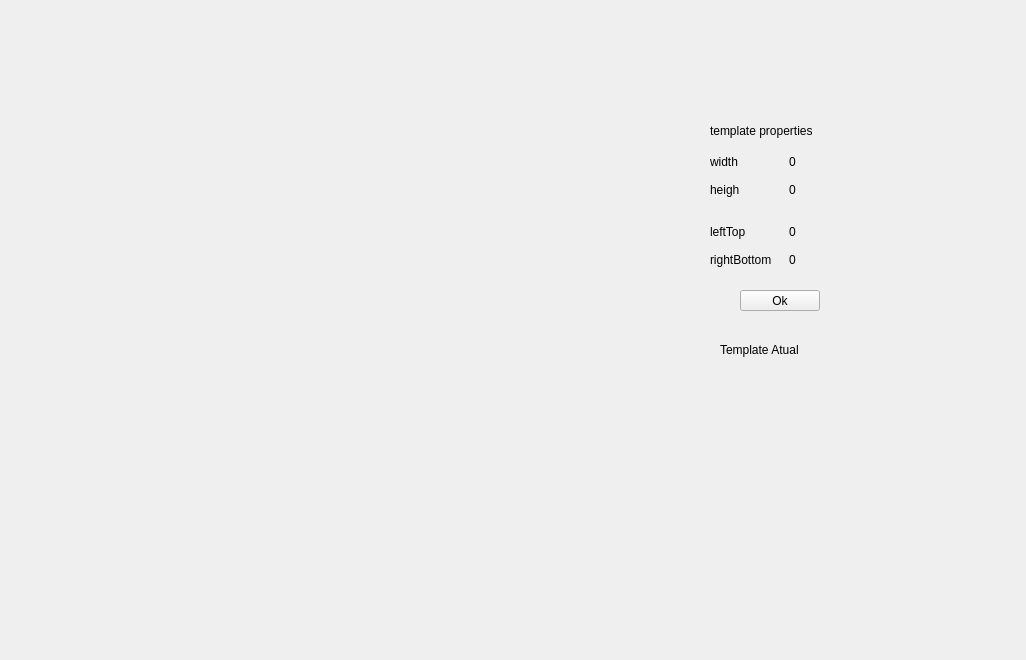
<?xml version="1.0" encoding="UTF-8"?>
<ui version="4.0">
 <class>TemplateSensorConfigWindows</class>
 <widget class="QWidget" name="TemplateSensorConfigWindows">
  <property name="geometry">
   <rect>
    <x>0</x>
    <y>0</y>
    <width>1026</width>
    <height>660</height>
   </rect>
  </property>
  <property name="windowTitle">
   <string>Form</string>
  </property>
  <widget class="QLabel" name="templateImg">
   <property name="geometry">
    <rect>
     <x>710</x>
     <y>380</y>
     <width>191</width>
     <height>171</height>
    </rect>
   </property>
   <property name="autoFillBackground">
    <bool>true</bool>
   </property>
   <property name="text">
    <string/>
   </property>
  </widget>
  <widget class="QLabel" name="templateInfoLabel">
   <property name="geometry">
    <rect>
     <x>720</x>
     <y>340</y>
     <width>91</width>
     <height>20</height>
    </rect>
   </property>
   <property name="text">
    <string>Template Atual</string>
   </property>
  </widget>
  <widget class="QPushButton" name="okButtom">
   <property name="geometry">
    <rect>
     <x>740</x>
     <y>290</y>
     <width>80</width>
     <height>21</height>
    </rect>
   </property>
   <property name="text">
    <string>Ok</string>
   </property>
  </widget>
  <widget class="QLabel" name="label">
   <property name="geometry">
    <rect>
     <x>710</x>
     <y>120</y>
     <width>131</width>
     <height>21</height>
    </rect>
   </property>
   <property name="text">
    <string>template properties</string>
   </property>
  </widget>
  <widget class="QWidget" name="layoutWidget">
   <property name="geometry">
    <rect>
     <x>710</x>
     <y>150</y>
     <width>151</width>
     <height>51</height>
    </rect>
   </property>
   <layout class="QVBoxLayout" name="verticalLayout">
    <item>
     <layout class="QHBoxLayout" name="horizontalLayout">
      <item>
       <widget class="QLabel" name="label_3">
        <property name="text">
         <string>width</string>
        </property>
       </widget>
      </item>
      <item>
       <widget class="QLabel" name="widthValue">
        <property name="text">
         <string>0</string>
        </property>
       </widget>
      </item>
     </layout>
    </item>
    <item>
     <layout class="QHBoxLayout" name="horizontalLayout_2">
      <item>
       <widget class="QLabel" name="label_4">
        <property name="text">
         <string>heigh</string>
        </property>
       </widget>
      </item>
      <item>
       <widget class="QLabel" name="highValue">
        <property name="text">
         <string>0</string>
        </property>
       </widget>
      </item>
     </layout>
    </item>
   </layout>
  </widget>
  <widget class="QLabel" name="inputImg">
   <property name="geometry">
    <rect>
     <x>50</x>
     <y>40</y>
     <width>640</width>
     <height>480</height>
    </rect>
   </property>
   <property name="autoFillBackground">
    <bool>true</bool>
   </property>
   <property name="text">
    <string/>
   </property>
  </widget>
  <widget class="QWidget" name="layoutWidget_2">
   <property name="geometry">
    <rect>
     <x>710</x>
     <y>220</y>
     <width>151</width>
     <height>51</height>
    </rect>
   </property>
   <layout class="QVBoxLayout" name="verticalLayout_2">
    <item>
     <layout class="QHBoxLayout" name="horizontalLayout_3">
      <item>
       <widget class="QLabel" name="label_5">
        <property name="text">
         <string>leftTop</string>
        </property>
       </widget>
      </item>
      <item>
       <widget class="QLabel" name="leftTopValueLabel">
        <property name="text">
         <string>0</string>
        </property>
       </widget>
      </item>
     </layout>
    </item>
    <item>
     <layout class="QHBoxLayout" name="horizontalLayout_4">
      <item>
       <widget class="QLabel" name="label_6">
        <property name="text">
         <string>rightBottom</string>
        </property>
       </widget>
      </item>
      <item>
       <widget class="QLabel" name="rightBottomValueLabel">
        <property name="text">
         <string>0</string>
        </property>
       </widget>
      </item>
     </layout>
    </item>
   </layout>
  </widget>
 </widget>
 <resources/>
 <connections/>
</ui>
